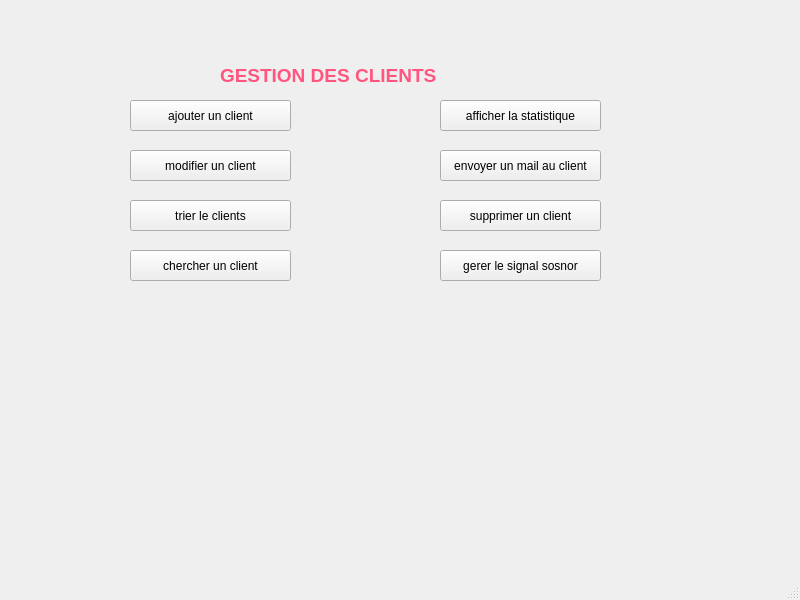
<?xml version="1.0" encoding="UTF-8"?>
<ui version="4.0">
 <class>MainWindow</class>
 <widget class="QMainWindow" name="MainWindow">
  <property name="geometry">
   <rect>
    <x>0</x>
    <y>0</y>
    <width>800</width>
    <height>600</height>
   </rect>
  </property>
  <property name="windowTitle">
   <string>MainWindow</string>
  </property>
  <widget class="QWidget" name="centralwidget">
   <widget class="QPushButton" name="pushButton">
    <property name="geometry">
     <rect>
      <x>130</x>
      <y>100</y>
      <width>161</width>
      <height>31</height>
     </rect>
    </property>
    <property name="text">
     <string>ajouter un client</string>
    </property>
   </widget>
   <widget class="QPushButton" name="pushButton_2">
    <property name="geometry">
     <rect>
      <x>130</x>
      <y>150</y>
      <width>161</width>
      <height>31</height>
     </rect>
    </property>
    <property name="text">
     <string>modifier un client</string>
    </property>
   </widget>
   <widget class="QPushButton" name="pushButton_3">
    <property name="geometry">
     <rect>
      <x>440</x>
      <y>200</y>
      <width>161</width>
      <height>31</height>
     </rect>
    </property>
    <property name="text">
     <string>supprimer un client</string>
    </property>
   </widget>
   <widget class="QPushButton" name="pushButton_4">
    <property name="geometry">
     <rect>
      <x>130</x>
      <y>200</y>
      <width>161</width>
      <height>31</height>
     </rect>
    </property>
    <property name="text">
     <string>trier le clients</string>
    </property>
   </widget>
   <widget class="QPushButton" name="pushButton_5">
    <property name="geometry">
     <rect>
      <x>130</x>
      <y>250</y>
      <width>161</width>
      <height>31</height>
     </rect>
    </property>
    <property name="text">
     <string>chercher un client</string>
    </property>
    <property name="checkable">
     <bool>false</bool>
    </property>
    <property name="autoRepeatDelay">
     <number>300</number>
    </property>
   </widget>
   <widget class="QPushButton" name="pushButton_6">
    <property name="geometry">
     <rect>
      <x>440</x>
      <y>100</y>
      <width>161</width>
      <height>31</height>
     </rect>
    </property>
    <property name="text">
     <string>afficher la statistique</string>
    </property>
   </widget>
   <widget class="QPushButton" name="pushButton_7">
    <property name="geometry">
     <rect>
      <x>440</x>
      <y>150</y>
      <width>161</width>
      <height>31</height>
     </rect>
    </property>
    <property name="text">
     <string>envoyer un mail au client</string>
    </property>
   </widget>
   <widget class="QPushButton" name="pushButton_8">
    <property name="geometry">
     <rect>
      <x>440</x>
      <y>250</y>
      <width>161</width>
      <height>31</height>
     </rect>
    </property>
    <property name="text">
     <string>gerer le signal sosnor</string>
    </property>
   </widget>
   <widget class="QLabel" name="label">
    <property name="geometry">
     <rect>
      <x>100</x>
      <y>30</y>
      <width>531</width>
      <height>301</height>
     </rect>
    </property>
    <property name="text">
     <string/>
    </property>
    <property name="pixmap">
     <pixmap>../../Downloads/charte essai 1.png</pixmap>
    </property>
    <property name="scaledContents">
     <bool>true</bool>
    </property>
    <property name="wordWrap">
     <bool>false</bool>
    </property>
    <property name="openExternalLinks">
     <bool>false</bool>
    </property>
   </widget>
   <widget class="QLabel" name="label_2">
    <property name="geometry">
     <rect>
      <x>220</x>
      <y>50</y>
      <width>291</width>
      <height>51</height>
     </rect>
    </property>
    <property name="palette">
     <palette>
      <active>
       <colorrole role="WindowText">
        <brush brushstyle="SolidPattern">
         <color alpha="255">
          <red>0</red>
          <green>0</green>
          <blue>0</blue>
         </color>
        </brush>
       </colorrole>
       <colorrole role="Button">
        <brush brushstyle="SolidPattern">
         <color alpha="255">
          <red>102</red>
          <green>122</green>
          <blue>255</blue>
         </color>
        </brush>
       </colorrole>
       <colorrole role="Light">
        <brush brushstyle="SolidPattern">
         <color alpha="255">
          <red>230</red>
          <green>233</green>
          <blue>255</blue>
         </color>
        </brush>
       </colorrole>
       <colorrole role="Midlight">
        <brush brushstyle="SolidPattern">
         <color alpha="255">
          <red>166</red>
          <green>177</green>
          <blue>255</blue>
         </color>
        </brush>
       </colorrole>
       <colorrole role="Dark">
        <brush brushstyle="SolidPattern">
         <color alpha="255">
          <red>51</red>
          <green>61</green>
          <blue>127</blue>
         </color>
        </brush>
       </colorrole>
       <colorrole role="Mid">
        <brush brushstyle="SolidPattern">
         <color alpha="255">
          <red>68</red>
          <green>81</green>
          <blue>170</blue>
         </color>
        </brush>
       </colorrole>
       <colorrole role="Text">
        <brush brushstyle="SolidPattern">
         <color alpha="255">
          <red>0</red>
          <green>0</green>
          <blue>0</blue>
         </color>
        </brush>
       </colorrole>
       <colorrole role="BrightText">
        <brush brushstyle="SolidPattern">
         <color alpha="255">
          <red>255</red>
          <green>255</green>
          <blue>255</blue>
         </color>
        </brush>
       </colorrole>
       <colorrole role="ButtonText">
        <brush brushstyle="SolidPattern">
         <color alpha="255">
          <red>0</red>
          <green>0</green>
          <blue>0</blue>
         </color>
        </brush>
       </colorrole>
       <colorrole role="Base">
        <brush brushstyle="SolidPattern">
         <color alpha="255">
          <red>255</red>
          <green>255</green>
          <blue>255</blue>
         </color>
        </brush>
       </colorrole>
       <colorrole role="Window">
        <brush brushstyle="SolidPattern">
         <color alpha="255">
          <red>102</red>
          <green>122</green>
          <blue>255</blue>
         </color>
        </brush>
       </colorrole>
       <colorrole role="Shadow">
        <brush brushstyle="SolidPattern">
         <color alpha="255">
          <red>0</red>
          <green>0</green>
          <blue>0</blue>
         </color>
        </brush>
       </colorrole>
       <colorrole role="AlternateBase">
        <brush brushstyle="SolidPattern">
         <color alpha="255">
          <red>178</red>
          <green>188</green>
          <blue>255</blue>
         </color>
        </brush>
       </colorrole>
       <colorrole role="ToolTipBase">
        <brush brushstyle="SolidPattern">
         <color alpha="255">
          <red>255</red>
          <green>255</green>
          <blue>220</blue>
         </color>
        </brush>
       </colorrole>
       <colorrole role="ToolTipText">
        <brush brushstyle="SolidPattern">
         <color alpha="255">
          <red>0</red>
          <green>0</green>
          <blue>0</blue>
         </color>
        </brush>
       </colorrole>
       <colorrole role="PlaceholderText">
        <brush brushstyle="SolidPattern">
         <color alpha="128">
          <red>0</red>
          <green>0</green>
          <blue>0</blue>
         </color>
        </brush>
       </colorrole>
      </active>
      <inactive>
       <colorrole role="WindowText">
        <brush brushstyle="SolidPattern">
         <color alpha="255">
          <red>0</red>
          <green>0</green>
          <blue>0</blue>
         </color>
        </brush>
       </colorrole>
       <colorrole role="Button">
        <brush brushstyle="SolidPattern">
         <color alpha="255">
          <red>102</red>
          <green>122</green>
          <blue>255</blue>
         </color>
        </brush>
       </colorrole>
       <colorrole role="Light">
        <brush brushstyle="SolidPattern">
         <color alpha="255">
          <red>230</red>
          <green>233</green>
          <blue>255</blue>
         </color>
        </brush>
       </colorrole>
       <colorrole role="Midlight">
        <brush brushstyle="SolidPattern">
         <color alpha="255">
          <red>166</red>
          <green>177</green>
          <blue>255</blue>
         </color>
        </brush>
       </colorrole>
       <colorrole role="Dark">
        <brush brushstyle="SolidPattern">
         <color alpha="255">
          <red>51</red>
          <green>61</green>
          <blue>127</blue>
         </color>
        </brush>
       </colorrole>
       <colorrole role="Mid">
        <brush brushstyle="SolidPattern">
         <color alpha="255">
          <red>68</red>
          <green>81</green>
          <blue>170</blue>
         </color>
        </brush>
       </colorrole>
       <colorrole role="Text">
        <brush brushstyle="SolidPattern">
         <color alpha="255">
          <red>0</red>
          <green>0</green>
          <blue>0</blue>
         </color>
        </brush>
       </colorrole>
       <colorrole role="BrightText">
        <brush brushstyle="SolidPattern">
         <color alpha="255">
          <red>255</red>
          <green>255</green>
          <blue>255</blue>
         </color>
        </brush>
       </colorrole>
       <colorrole role="ButtonText">
        <brush brushstyle="SolidPattern">
         <color alpha="255">
          <red>0</red>
          <green>0</green>
          <blue>0</blue>
         </color>
        </brush>
       </colorrole>
       <colorrole role="Base">
        <brush brushstyle="SolidPattern">
         <color alpha="255">
          <red>255</red>
          <green>255</green>
          <blue>255</blue>
         </color>
        </brush>
       </colorrole>
       <colorrole role="Window">
        <brush brushstyle="SolidPattern">
         <color alpha="255">
          <red>102</red>
          <green>122</green>
          <blue>255</blue>
         </color>
        </brush>
       </colorrole>
       <colorrole role="Shadow">
        <brush brushstyle="SolidPattern">
         <color alpha="255">
          <red>0</red>
          <green>0</green>
          <blue>0</blue>
         </color>
        </brush>
       </colorrole>
       <colorrole role="AlternateBase">
        <brush brushstyle="SolidPattern">
         <color alpha="255">
          <red>178</red>
          <green>188</green>
          <blue>255</blue>
         </color>
        </brush>
       </colorrole>
       <colorrole role="ToolTipBase">
        <brush brushstyle="SolidPattern">
         <color alpha="255">
          <red>255</red>
          <green>255</green>
          <blue>220</blue>
         </color>
        </brush>
       </colorrole>
       <colorrole role="ToolTipText">
        <brush brushstyle="SolidPattern">
         <color alpha="255">
          <red>0</red>
          <green>0</green>
          <blue>0</blue>
         </color>
        </brush>
       </colorrole>
       <colorrole role="PlaceholderText">
        <brush brushstyle="SolidPattern">
         <color alpha="128">
          <red>0</red>
          <green>0</green>
          <blue>0</blue>
         </color>
        </brush>
       </colorrole>
      </inactive>
      <disabled>
       <colorrole role="WindowText">
        <brush brushstyle="SolidPattern">
         <color alpha="255">
          <red>51</red>
          <green>61</green>
          <blue>127</blue>
         </color>
        </brush>
       </colorrole>
       <colorrole role="Button">
        <brush brushstyle="SolidPattern">
         <color alpha="255">
          <red>102</red>
          <green>122</green>
          <blue>255</blue>
         </color>
        </brush>
       </colorrole>
       <colorrole role="Light">
        <brush brushstyle="SolidPattern">
         <color alpha="255">
          <red>230</red>
          <green>233</green>
          <blue>255</blue>
         </color>
        </brush>
       </colorrole>
       <colorrole role="Midlight">
        <brush brushstyle="SolidPattern">
         <color alpha="255">
          <red>166</red>
          <green>177</green>
          <blue>255</blue>
         </color>
        </brush>
       </colorrole>
       <colorrole role="Dark">
        <brush brushstyle="SolidPattern">
         <color alpha="255">
          <red>51</red>
          <green>61</green>
          <blue>127</blue>
         </color>
        </brush>
       </colorrole>
       <colorrole role="Mid">
        <brush brushstyle="SolidPattern">
         <color alpha="255">
          <red>68</red>
          <green>81</green>
          <blue>170</blue>
         </color>
        </brush>
       </colorrole>
       <colorrole role="Text">
        <brush brushstyle="SolidPattern">
         <color alpha="255">
          <red>51</red>
          <green>61</green>
          <blue>127</blue>
         </color>
        </brush>
       </colorrole>
       <colorrole role="BrightText">
        <brush brushstyle="SolidPattern">
         <color alpha="255">
          <red>255</red>
          <green>255</green>
          <blue>255</blue>
         </color>
        </brush>
       </colorrole>
       <colorrole role="ButtonText">
        <brush brushstyle="SolidPattern">
         <color alpha="255">
          <red>51</red>
          <green>61</green>
          <blue>127</blue>
         </color>
        </brush>
       </colorrole>
       <colorrole role="Base">
        <brush brushstyle="SolidPattern">
         <color alpha="255">
          <red>102</red>
          <green>122</green>
          <blue>255</blue>
         </color>
        </brush>
       </colorrole>
       <colorrole role="Window">
        <brush brushstyle="SolidPattern">
         <color alpha="255">
          <red>102</red>
          <green>122</green>
          <blue>255</blue>
         </color>
        </brush>
       </colorrole>
       <colorrole role="Shadow">
        <brush brushstyle="SolidPattern">
         <color alpha="255">
          <red>0</red>
          <green>0</green>
          <blue>0</blue>
         </color>
        </brush>
       </colorrole>
       <colorrole role="AlternateBase">
        <brush brushstyle="SolidPattern">
         <color alpha="255">
          <red>102</red>
          <green>122</green>
          <blue>255</blue>
         </color>
        </brush>
       </colorrole>
       <colorrole role="ToolTipBase">
        <brush brushstyle="SolidPattern">
         <color alpha="255">
          <red>255</red>
          <green>255</green>
          <blue>220</blue>
         </color>
        </brush>
       </colorrole>
       <colorrole role="ToolTipText">
        <brush brushstyle="SolidPattern">
         <color alpha="255">
          <red>0</red>
          <green>0</green>
          <blue>0</blue>
         </color>
        </brush>
       </colorrole>
       <colorrole role="PlaceholderText">
        <brush brushstyle="SolidPattern">
         <color alpha="128">
          <red>0</red>
          <green>0</green>
          <blue>0</blue>
         </color>
        </brush>
       </colorrole>
      </disabled>
     </palette>
    </property>
    <property name="font">
     <font>
      <family>Tahoma</family>
      <pointsize>10</pointsize>
      <weight>75</weight>
      <bold>true</bold>
     </font>
    </property>
    <property name="text">
     <string>&lt;html&gt;&lt;head/&gt;&lt;body&gt;&lt;p&gt;&lt;span style=&quot; font-size:14pt; font-weight:600; color:#ff557f;&quot;&gt;GESTION DES CLIENTS&lt;/span&gt;&lt;/p&gt;&lt;/body&gt;&lt;/html&gt;</string>
    </property>
   </widget>
   <zorder>label</zorder>
   <zorder>pushButton</zorder>
   <zorder>pushButton_2</zorder>
   <zorder>pushButton_3</zorder>
   <zorder>pushButton_4</zorder>
   <zorder>pushButton_5</zorder>
   <zorder>pushButton_6</zorder>
   <zorder>pushButton_7</zorder>
   <zorder>pushButton_8</zorder>
   <zorder>label_2</zorder>
  </widget>
  <widget class="QMenuBar" name="menubar">
   <property name="geometry">
    <rect>
     <x>0</x>
     <y>0</y>
     <width>800</width>
     <height>26</height>
    </rect>
   </property>
  </widget>
  <widget class="QStatusBar" name="statusbar"/>
 </widget>
 <resources/>
 <connections/>
</ui>
